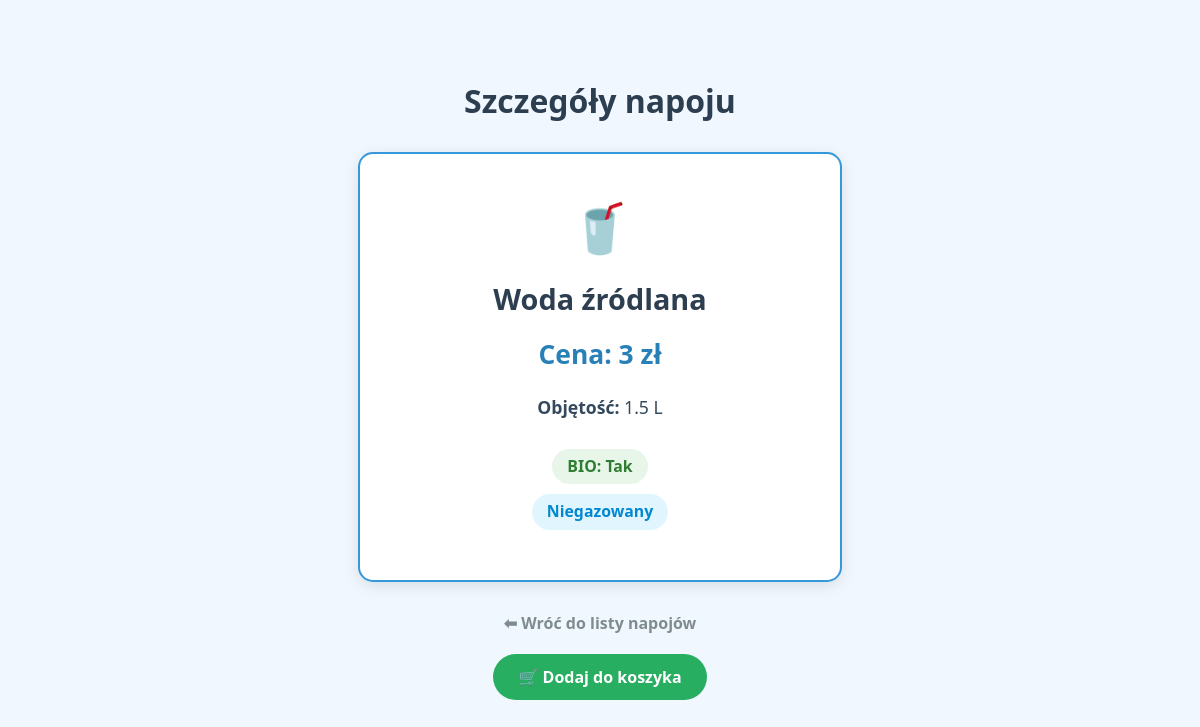
The app's page /kategoria/napoje/1 with its own data.
### sklep/models.py (models this page shows)
class Napoje(models.Model):
  nazwa = models.CharField(max_length=255)
  cena = models.PositiveIntegerField()
  czy_bio = models.BooleanField(default=True)
  objetosc = models.FloatField(help_text="w litrach, np. 0.5")
  czy_gazowany = models.BooleanField(default=False)

### sklep/views.py (the view)
# urls.py: path('kategoria/napoje/<int:id>', views.szczegolynapoje, name='szczegolynapoje'),
def szczegolynapoje(request, id):
    produkt = get_object_or_404(Napoje, id=id)
    return render(request, 'szczegolynapoje.html', {'produkt': produkt, 'kategoria': 'napoje'})

### sklep/templates/szczegolynapoje.html (shortened to what this page needs)
<!DOCTYPE html>
<html lang="pl">
<head>
</head>
<body>
    <h1>Szczegóły napoju</h1>
    <div class="product-card">
        <span class="emoji-large">🥤</span>
        <div style="font-size: 1.8em; color: #2c3e50; margin-bottom: 10px; font-weight: bold;">
            {{ produkt.nazwa }}
        </div>
        <div class="product-info">
            <p class="price">Cena: {{ produkt.cena }} zł</p>
            <p><strong>Objętość:</strong> {{ produkt.objetosc }} L</p>
            <div class="tag tag-bio">BIO: {{ produkt.czy_bio|yesno:"Tak,Nie" }}</div>
            <br>
            <div class="tag tag-gas">
                {% if produkt.czy_gazowany %}Gazowany{% else %}Niegazowany{% endif %}
            </div>
        </div>
    </div>
    <a href="{% url 'listaproduktowzkategorii' 'napoje' %}" class="back-link">⬅ Wróć do listy napojów</a>
    <a href="{% url 'dodaj_do_koszyka' kategoria produkt.id %}" class="btn-add">
    🛒 Dodaj do koszyka
</a>
</body>
</html>

### sklep/templates/szczegolynapoje.html (style rules this page uses)
body { font-family: 'Segoe UI', sans-serif; background-color: #f0f7ff; display: flex; flex-direction: column; align-items: center; padding: 50px; }
h1 { color: #2c3e50; margin-bottom: 30px; }
.product-card { background: white; padding: 40px; text-align: center; border-radius: 15px; box-shadow: 0 4px 15px rgba(0,0,0,0.1); width: 100%; max-width: 400px; border: 2px solid #3498db; }
.product-info { font-size: 1.1em; color: #34495e; margin: 10px 0; line-height: 1.6; }
.price { font-size: 1.5em; color: #2980b9; font-weight: bold; margin: 15px 0; }
.back-link { margin-top: 30px; text-decoration: none; color: #7f8c8d; font-weight: bold; }
.emoji-large { font-size: 3em; display: block; margin-bottom: 20px; }
.tag { display: inline-block; padding: 5px 15px; border-radius: 20px; font-size: 0.9em; font-weight: bold; margin-top: 10px; }
.tag-gas { background: #e1f5fe; color: #0288d1; }
.tag-bio { background: #e8f5e9; color: #2e7d32; }
.btn-add { display: inline-block; background-color: #27ae60; color: white; padding: 12px 25px; text-decoration: none; border-radius: 30px; font-weight: bold; margin-top: 20px; transition: background 0.3s; }

### records on screen
Napoje: nazwa "Woda źródlana", cena "3", objetosc "1.5", czy_bio "Tak"
